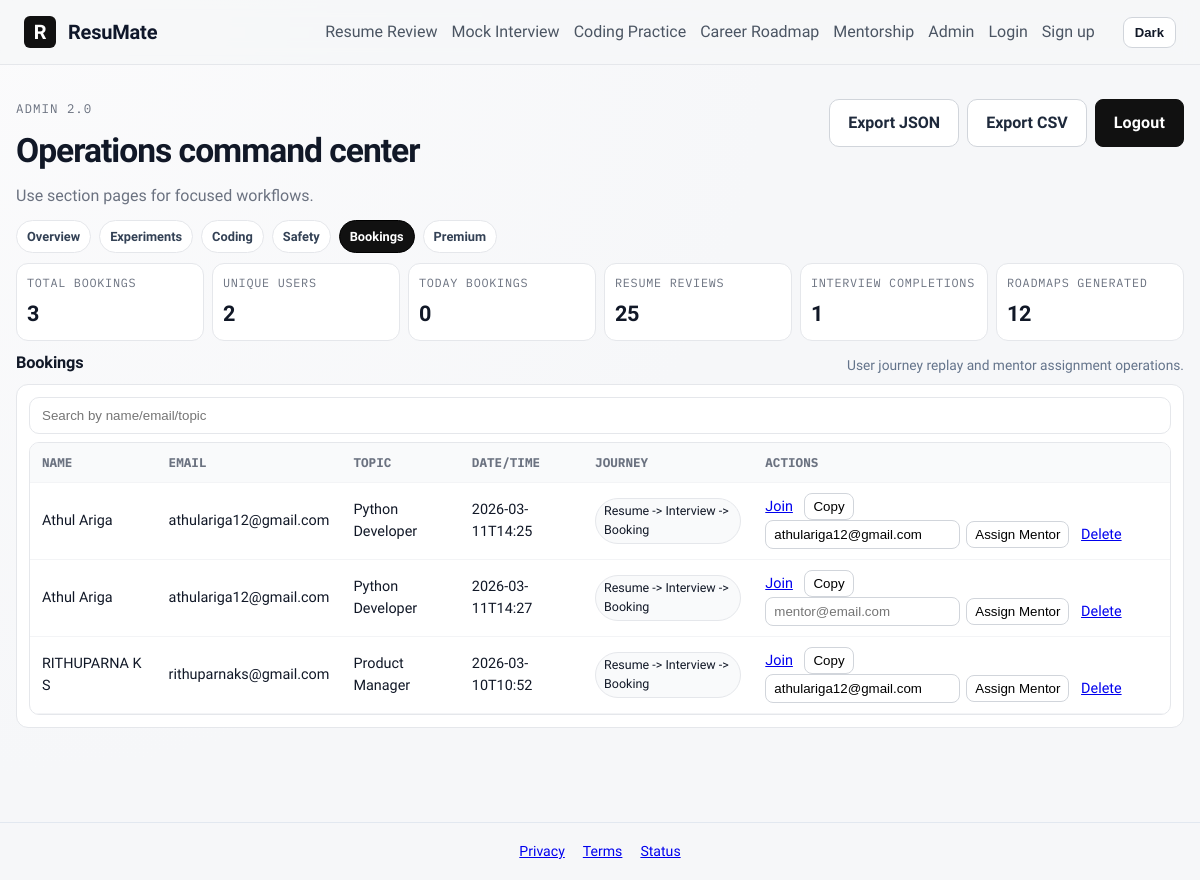
Screenshot of /admin/bookings (signed in) with the database file from the repository.
### tables this page shows
CREATE TABLE bookings(
    id INTEGER PRIMARY KEY AUTOINCREMENT,
    name TEXT,
    email TEXT,
    topic TEXT,
    datetime TEXT,
    link TEXT
, outcome TEXT, context_notes TEXT, brief TEXT, mentor_email TEXT);

### routers/pages.py (the view)
@router.get("/admin/bookings", response_class=HTMLResponse)
def admin_bookings_page(request: Request):
    if not is_admin_session(request):
        return RedirectResponse("/admin-login", status_code=303)
    return templates.TemplateResponse(
        request=request,
        name="admin_bookings.html",
        context={**admin_context_payload(request), "active_admin_page": "bookings"},
    )

### templates/admin_bookings.html (shortened to what this page needs)
{% extends "admin_base.html" %}
{% block admin_content %}
<section class="adm-section">
  <div class="adm-section-head">
    <h2>Bookings</h2>
    <p>User journey replay and mentor assignment operations.</p>
  </div>
  {% set mail_state = request.query_params.get("mail") %}
  <section class="adm-panel">
    <input type="text" id="searchInput" class="adm-search" placeholder="Search by name/email/topic" onkeyup="searchTable()">
    <div class="adm-table-wrap">
      <table id="bookingTable" class="adm-table">
        <thead>
          <tr>
            <th>Name</th>
            <th>Email</th>
            <th>Topic</th>
            <th>Date/Time</th>
            <th>Journey</th>
            <th>Actions</th>
          </tr>
        </thead>
        <tbody>
          {% for d in data %}
          <tr>
            <td>{{ d[1] }}</td>
            <td>{{ d[2] }}</td>
            <td>{{ d[3] }}</td>
            <td>{{ d[4] }}</td>
            <td><span class="adm-pill">Resume -> Interview -> Booking</span></td>
            <td>
              <a href="{{ d[5] }}" target="_blank">Join</a>
              <button onclick="copyLink('{{ d[5] }}')">Copy</button>
              <form method="post" action="/admin/booking/{{ d[0] }}/assign-mentor" class="adm-mentor-form">
                <input
                  type="email"
                  name="mentor_email"
                  value="{{ d[9] if d|length > 9 and d[9] else '' }}"
                  placeholder="mentor@email.com"
                  class="adm-mentor-input"
                  required
                >
                <button type="submit">Assign Mentor</button>
              </form>
              <a href="/admin-delete/{{ d[0] }}">Delete</a>
            </td>
          </tr>
          {% endfor %}
        </tbody>
      </table>
    </div>
  </section>
</section>
{% endblock %}

### templates/admin_base.html
{% extends "layout.html" %}
{% block content %}
<section class="adm-page">
  <div class="adm-container">
    <header class="adm-header">
      <div>
        <p class="adm-eyebrow">Admin 2.0</p>
        <h1>Operations command center</h1>
        <p>Use section pages for focused workflows.</p>
      </div>
      <div class="adm-actions">
        <a class="btn-secondary" href="/admin/export?format=json">Export JSON</a>
        <a class="btn-secondary" href="/admin/export?format=csv">Export CSV</a>
        <a class="btn-primary" href="/admin-logout">Logout</a>
      </div>
    </header>
    <nav class="adm-nav">
      <a href="/admin" class="{% if active_admin_page == 'overview' %}active{% endif %}">Overview</a>
      <a href="/admin/experiments" class="{% if active_admin_page == 'experiments' %}active{% endif %}">Experiments</a>
      <a href="/admin/coding" class="{% if active_admin_page == 'coding' %}active{% endif %}">Coding</a>
      <a href="/admin/safety" class="{% if active_admin_page == 'safety' %}active{% endif %}">Safety</a>
      <a href="/admin/bookings" class="{% if active_admin_page == 'bookings' %}active{% endif %}">Bookings</a>
      <a href="/admin/premium" class="{% if active_admin_page == 'premium' %}active{% endif %}">Premium</a>
    </nav>
    <section class="adm-kpi-grid">
      <article><p>Total bookings</p><h3>{{ admin.kpis.total_bookings }}</h3></article>
      <article><p>Unique users</p><h3>{{ admin.kpis.unique_users }}</h3></article>
      <article><p>Today bookings</p><h3>{{ admin.kpis.today_bookings }}</h3></article>
      <article><p>Resume reviews</p><h3>{{ admin.kpis.resume_reviews }}</h3></article>
      <article><p>Interview completions</p><h3>{{ admin.kpis.interview_completed }}</h3></article>
      <article><p>Roadmaps generated</p><h3>{{ admin.kpis.roadmap_generated }}</h3></article>
    </section>
    {% block admin_content %}{% endblock %}
  </div>
</section>
{% endblock %}

### templates/layout.html (shortened to what this page needs)
<!DOCTYPE html>
<html lang="en">
<head>
  <link rel="stylesheet" href="/static/styles.css?v=3">
</head>
<body>
  <nav class="navbar">
    <div class="logo" onclick="location.href='/'">
      <div class="logo-box">R</div>
      <span>ResuMate</span>
    </div>
    <div class="nav-links">
      <a href="/resume">Resume Review</a>
      <a href="/interview/new">Mock Interview</a>
      <a href="/coding/problems">Coding Practice</a>
      <a href="/career-map">Career Roadmap</a>
      <a href="/book-call">Mentorship</a>
      {% if request.session.get("admin") or request.session.get("user_role") == "admin" %}
      <a href="/admin">Admin</a>
      {% endif %}
      {% if request.session.get("user_id") %}
      <span class="nav-user">Hi, {{ request.session.get("user_name", "User") }}</span>
      {% if not request.session.get("admin") and request.session.get("user_role") != "admin" %}
      <a href="/pricing">Pricing</a>
      <a href="/account">Account</a>
      {% endif %}
      <a href="/logout">Logout</a>
      {% else %}
      <a href="/login">Login</a>
      <a href="/signup">Sign up</a>
      {% endif %}
      <button id="themeToggle" class="theme-toggle" type="button" aria-label="Toggle dark mode">
      </button>
    </div>
  </nav>
  {% block content %}
  {% endblock %}
  <footer
    style="padding:18px 24px;border-top:1px solid #e2e8f0;color:#64748b;font-size:0.88rem;display:flex;justify-content:center;gap:18px;">
    <a href="/privacy">Privacy</a>
    <a href="/terms">Terms</a>
    <a href="/healthz">Status</a>
  </footer>
</body>
</html>

### rows the page displays
bookings: name "Athul Ariga", email "athulariga12@gmail.com", topic "Python Developer", datetime "2026-03-11T14:25", mentor_email "athulariga12@gmail.com"
bookings: name "Athul Ariga", email "athulariga12@gmail.com", topic "Python Developer", datetime "2026-03-11T14:27"
bookings: name "RITHUPARNA K S", email "rithuparnaks@gmail.com", topic "Product Manager", datetime "2026-03-10T10:52", mentor_email "athulariga12@gmail.com"

### other values shown
{{ admin.kpis.total_bookings }} "3"
{{ admin.kpis.unique_users }} "2"
{{ admin.kpis.today_bookings }} "0"
{{ admin.kpis.resume_reviews }} "25"
{{ admin.kpis.interview_completed }} "1"
{{ admin.kpis.roadmap_generated }} "12"
